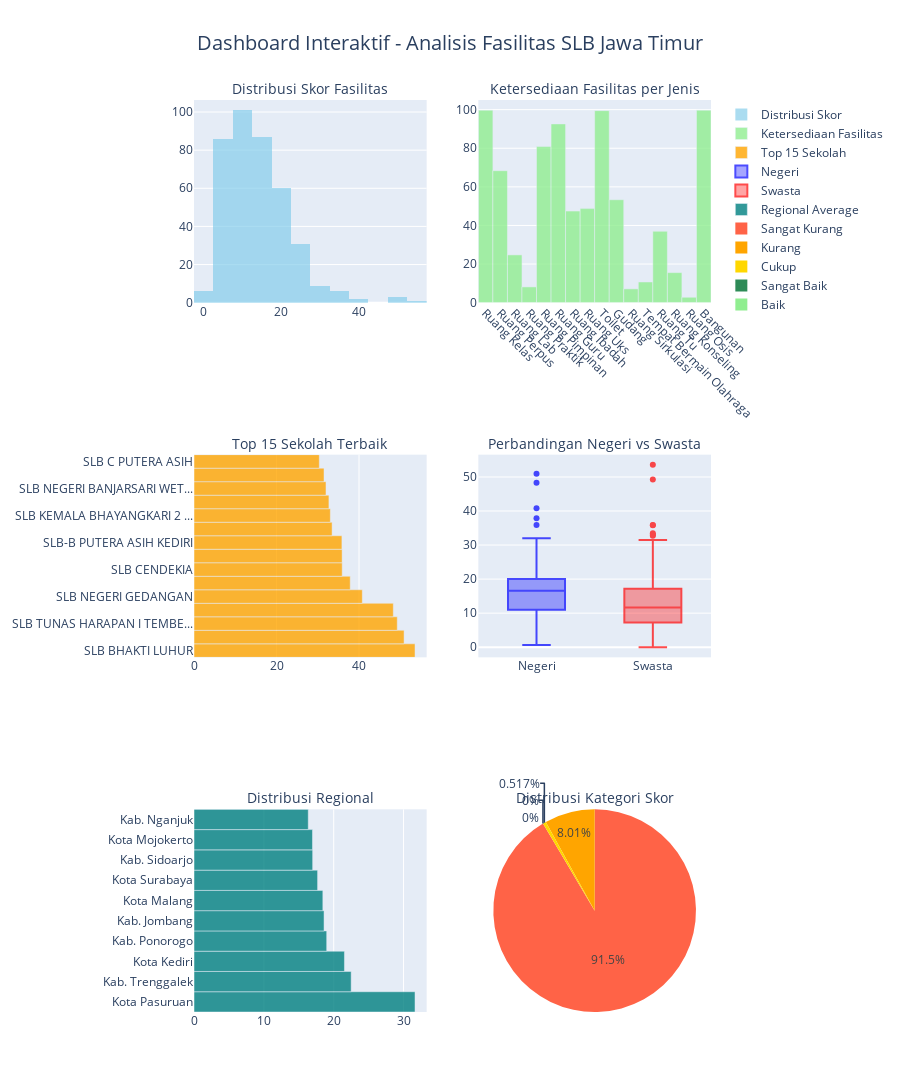

Notebook cell for this chart:
### Code cell
def create_interactive_dashboard(df_with_scores, facility_percentages):
    """Create interactive dashboard using Plotly"""
    
    # Create subplots with proper specs for pie chart
    fig = make_subplots(
        rows=3, cols=2,
        subplot_titles=('Distribusi Skor Fasilitas', 'Ketersediaan Fasilitas per Jenis',
                       'Top 15 Sekolah Terbaik', 'Perbandingan Negeri vs Swasta',
                       'Distribusi Regional', 'Distribusi Kategori Skor'),
        specs=[[{"secondary_y": False}, {"secondary_y": False}],
               [{"secondary_y": False}, {"secondary_y": False}],
               [{"secondary_y": False}, {"type": "pie"}]]  # Specify pie chart type
    )
    
    # 1. Score distribution histogram
    fig.add_trace(
        go.Histogram(x=df_with_scores['overall_facility_score'], 
                    name='Distribusi Skor', nbinsx=20,
                    marker_color='skyblue', opacity=0.7),
        row=1, col=1
    )
    
    # 2. Facility availability
    facility_names = [stats['facility_name'] for stats in facility_percentages.values()]
    availability_rates = [(stats['schools_with_facility']/stats['total_schools']*100) 
                         for stats in facility_percentages.values()]
    
    fig.add_trace(
        go.Bar(x=facility_names, y=availability_rates,
               name='Ketersediaan Fasilitas',
               marker_color='lightgreen', opacity=0.8),
        row=1, col=2
    )
    
    # 3. Top schools
    top_schools = df_with_scores.nlargest(15, 'overall_facility_score')
    school_names = [name[:25] + "..." if len(name) > 28 else name 
                   for name in top_schools['sekolah'].values]
    
    fig.add_trace(
        go.Bar(y=school_names, x=top_schools['overall_facility_score'],
               name='Top 15 Sekolah', orientation='h',
               marker_color='orange', opacity=0.8),
        row=2, col=1
    )
    
    # 4. Negeri vs Swasta box plot
    if 'df_negeri' in globals() and 'df_swasta' in globals():
        if len(df_negeri) > 0 and len(df_swasta) > 0:
            # Create comparison data
            comparison_data = []
            
            # Add Negeri data
            for score in df_negeri['overall_facility_score']:
                comparison_data.append({'Skor': score, 'Tipe': 'Negeri'})
            
            # Add Swasta data  
            for score in df_swasta['overall_facility_score']:
                comparison_data.append({'Skor': score, 'Tipe': 'Swasta'})
            
            comparison_df = pd.DataFrame(comparison_data)
            
            # Add box plots
            for tipe, color in [('Negeri', 'blue'), ('Swasta', 'red')]:
                data = comparison_df[comparison_df['Tipe'] == tipe]['Skor']
                fig.add_trace(
                    go.Box(y=data, name=tipe, marker_color=color, opacity=0.7),
                    row=2, col=2
                )
    else:
        # Fallback: show overall distribution
        fig.add_trace(
            go.Box(y=df_with_scores['overall_facility_score'], 
                   name='Semua Sekolah', marker_color='gray', opacity=0.7),
            row=2, col=2
        )
    
    # 5. Regional analysis
    if 'kabupaten/kota' in df_with_scores.columns:
        regional_avg = df_with_scores.groupby('kabupaten/kota')['overall_facility_score'].mean().sort_values(ascending=False)
        top_regions = regional_avg.head(10)
        
        fig.add_trace(
            go.Bar(x=top_regions.values, y=top_regions.index,
                   name='Regional Average', orientation='h',
                   marker_color='teal', opacity=0.8),
            row=3, col=1
        )
    else:
        # Fallback: show message or empty plot
        fig.add_trace(
            go.Scatter(x=[0], y=[0], mode='text', 
                      text=['Data Regional Tidak Tersedia'],
                      textfont={'size': 16, 'color': 'gray'}),
            row=3, col=1
        )
    
    # 6. Score distribution pie chart (now properly configured)
    score_ranges = [(90, 100, "Sangat Baik"), (75, 89, "Baik"), (50, 74, "Cukup"), 
                   (25, 49, "Kurang"), (0, 24, "Sangat Kurang")]
    
    categories = []
    counts = []
    colors = ['#2E8B57', '#90EE90', '#FFD700', '#FFA500', '#FF6347']  # Custom colors
    
    for min_score, max_score, category in score_ranges:
        count = len(df_with_scores[
            (df_with_scores['overall_facility_score'] >= min_score) & 
            (df_with_scores['overall_facility_score'] <= max_score)
        ])
        categories.append(category)
        counts.append(count)
    
    fig.add_trace(
        go.Pie(labels=categories, values=counts,
               name="Kategori Skor",
               marker_colors=colors),
        row=3, col=2
    )
    
    # Update layout with better formatting
    fig.update_layout(
        height=1200,
        title_text="Dashboard Interaktif - Analisis Fasilitas SLB Jawa Timur",
        title_x=0.5,
        title_font_size=20,
        showlegend=True,
        font=dict(size=12)
    )
    
    # Update x-axis labels for facility availability (rotate if needed)
    fig.update_xaxes(tickangle=45, row=1, col=2)
    
    # Update annotations for better readability
    fig.update_annotations(font_size=14)
    
    return fig

# Enhanced visualization creation with error handling
def create_enhanced_visualizations():
    """Create all visualizations with proper error handling"""
    
    try:
        # Check if required variables exist
        required_vars = ['df_with_scores', 'facility_percentages', 'df_negeri', 'df_swasta']
        missing_vars = [var for var in required_vars if var not in globals()]
        
        if missing_vars:
            print(f"Missing variables: {missing_vars}")
            print("Please run the previous analysis cells first.")
            return
        
        print("Creating comprehensive visualizations...")
        
        # Create comprehensive static visualizations
        comprehensive_fig = create_comprehensive_facility_visualizations(
            df_with_scores, facility_percentages, df_negeri, df_swasta
        )
        
        # Save the comprehensive visualization
        comprehensive_fig.savefig('comprehensive_facility_analysis.png', dpi=300, bbox_inches='tight')
        print("✅ Static visualization saved: comprehensive_facility_analysis.png")
        plt.show()
        
        # Create interactive dashboard with error handling
        try:
            interactive_fig = create_interactive_dashboard(df_with_scores, facility_percentages)
            
            # Save interactive dashboard
            interactive_fig.write_html("interactive_facility_dashboard.html")
            print("✅ Interactive dashboard saved: interactive_facility_dashboard.html")
            interactive_fig.show()
            
        except Exception as e:
            print(f"Error creating interactive dashboard: {e}")
            print("Static visualization was created successfully.")
        
        print("\n" + "="*80)
        print("VISUALISASI BERHASIL DIBUAT!")
        print("="*80)
        print("✅ comprehensive_facility_analysis.png - Visualisasi lengkap dalam format PNG")
        print("✅ interactive_facility_dashboard.html - Dashboard interaktif")
        print("\nVisualisasi mencakup:")
        print("📊 Distribusi skor fasilitas")
        print("📈 Perbandingan Negeri vs Swasta") 
        print("🗺️ Analisis regional")
        print("🏗️ Ketersediaan dan gap fasilitas")
        print("🔗 Korelasi antar fasilitas")
        print("🏆 Ranking sekolah terbaik")
        
    except Exception as e:
        print(f"Error in visualization creation: {e}")
        print("Please ensure all previous analysis steps have been completed successfully.")

# Run the enhanced visualization creation
create_enhanced_visualizations()

### Figure 1 — Plotly figure (JSON) as saved in the notebook; plotly's stock layout.template omitted (floating-point values rounded to 4 significant figures; data arrays with more than 128 entries replaced by an {"elided": "..."} marker saying what was removed)
{"data": [{"marker": {"color": "skyblue"}, "name": "Distribusi Skor", "nbinsx": 20, "opacity": 0.7, "type": "histogram", "x": {"elided": "392 float values"}, "xaxis": "x", "yaxis": "y"}, {"marker": {"color": "lightgreen"}, "name": "Ketersediaan Fasilitas", "opacity": 0.8, "type": "bar", "x": ["Ruang Kelas", "Ruang Perpus", "Ruang Lab", "Ruang Praktik", "Ruang Pimpinan", "Ruang Guru", "Ruang Ibadah", "Ruang Uks", "Toilet", "Gudang", "Ruang Sirkulasi", "Tempat Bermain Olahraga", "Ruang Tu", "Ruang Konseling", "Ruang Osis", "Bangunan"], "xaxis": "x2", "y": [99.74, 68.37, 24.74, 8.163, 80.87, 92.6, 47.45, 48.72, 99.49, 53.32, 7.143, 10.71, 36.99, 15.56, 2.806, 99.74], "yaxis": "y2"}, {"marker": {"color": "orange"}, "name": "Top 15 Sekolah", "opacity": 0.8, "orientation": "h", "type": "bar", "x": [53.58, 50.93, 49.27, 48.31, 40.8, 37.87, 35.93, 35.91, 35.86, 33.48, 33.05, 32.71, 32.0, 31.52, 30.37], "xaxis": "x3", "y": ["SLB BHAKTI LUHUR", "SLBN PEMBINA TINGKAT NASI...", "SLB TUNAS HARAPAN I TEMBE...", "SLB NEGERI 2 KOTA PASURUAN", "SLB NEGERI GEDANGAN", "SLB NEGERI 1 KOTA PASURUAN", "SLB CENDEKIA", "SLB  PGRI 3 CLURING", "SLB-B PUTERA ASIH KEDIRI", "SLB YPAC SURABAYA", "SLB KEMALA BHAYANGKARI 2 ...", "SMALB SISWA BUDHI", "SLB NEGERI BANJARSARI WET...", "SLB AL IKHSAN 1 BAGOR", "SLB C PUTERA ASIH"], "yaxis": "y3"}, {"marker": {"color": "blue"}, "name": "Negeri", "opacity": 0.7, "type": "box", "xaxis": "x4", "y": [17.7, 14.6, 35.91, 21.11, 11.15, 15.3, 22.45, 5.255, 11.02, 22.79, 4.419, 11.25, 9.839, 22.18, 9.359, 17.14, 16.76, 11.05, 0.668, 8.665, 20.75, 16.62, 22.21, 29.07, 16.01, 13.64, 6.74, 10.81, 16.52, 12.66, 20.03, 8.099, 18.71, 19.49, 32.0, 9.899, 28.16, 23.21, 17.85, 50.93, 18.98, 19.27, 9.437, 23.3, 6.567, 19.48, 13.08, 11.37, 16.8, 10.73, 18.14, 14.51, 19.97, 3.066, 11.36, 12.23, 25.67, 15.4, 4.948, 19.45, 18.0, 5.883, 17.3, 9.386, 40.8, 14.27, 26.8, 17.82, 11.41, 26.04, 18.33, 21.04, 10.95, 16.7, 14.76, 6.908, 14.68, 25.8, 16.62, 18.12, 20.94, 16.78, 18.28, 5.78, 4.738, 29.65, 19.87, 10.94, 7.811, 12.23, 16.19, 14.7, 8.741, 37.87, 48.31], "yaxis": "y4"}, {"marker": {"color": "red"}, "name": "Swasta", "opacity": 0.7, "type": "box", "xaxis": "x4", "y": {"elided": "297 float values"}, "yaxis": "y4"}, {"marker": {"color": "teal"}, "name": "Regional Average", "opacity": 0.8, "orientation": "h", "type": "bar", "x": [31.64, 22.5, 21.54, 19.0, 18.62, 18.45, 17.69, 16.99, 16.96, 16.36], "xaxis": "x5", "y": ["Kota Pasuruan", "Kab. Trenggalek", "Kota Kediri", "Kab. Ponorogo", "Kab. Jombang", "Kota Malang", "Kota Surabaya", "Kab. Sidoarjo", "Kota Mojokerto", "Kab. Nganjuk"], "yaxis": "y5"}, {"domain": {"x": [0.55, 1], "y": [0, 0.2222]}, "labels": ["Sangat Baik", "Baik", "Cukup", "Kurang", "Sangat Kurang"], "marker": {"colors": ["#2E8B57", "#90EE90", "#FFD700", "#FFA500", "#FF6347"]}, "name": "Kategori Skor", "type": "pie", "values": [0, 0, 2, 31, 354]}], "layout": {"annotations": [{"font": {"size": 14}, "showarrow": false, "text": "Distribusi Skor Fasilitas", "x": 0.225, "xanchor": "center", "xref": "paper", "y": 1, "yanchor": "bottom", "yref": "paper"}, {"font": {"size": 14}, "showarrow": false, "text": "Ketersediaan Fasilitas per Jenis", "x": 0.775, "xanchor": "center", "xref": "paper", "y": 1, "yanchor": "bottom", "yref": "paper"}, {"font": {"size": 14}, "showarrow": false, "text": "Top 15 Sekolah Terbaik", "x": 0.225, "xanchor": "center", "xref": "paper", "y": 0.6111, "yanchor": "bottom", "yref": "paper"}, {"font": {"size": 14}, "showarrow": false, "text": "Perbandingan Negeri vs Swasta", "x": 0.775, "xanchor": "center", "xref": "paper", "y": 0.6111, "yanchor": "bottom", "yref": "paper"}, {"font": {"size": 14}, "showarrow": false, "text": "Distribusi Regional", "x": 0.225, "xanchor": "center", "xref": "paper", "y": 0.2222, "yanchor": "bottom", "yref": "paper"}, {"font": {"size": 14}, "showarrow": false, "text": "Distribusi Kategori Skor", "x": 0.775, "xanchor": "center", "xref": "paper", "y": 0.2222, "yanchor": "bottom", "yref": "paper"}], "font": {"size": 12}, "height": 1200, "showlegend": true, "title": {"font": {"size": 20}, "text": "Dashboard Interaktif - Analisis Fasilitas SLB Jawa Timur", "x": 0.5}, "xaxis": {"anchor": "y", "domain": [0, 0.45]}, "xaxis2": {"anchor": "y2", "domain": [0.55, 1], "tickangle": 45}, "xaxis3": {"anchor": "y3", "domain": [0, 0.45]}, "xaxis4": {"anchor": "y4", "domain": [0.55, 1]}, "xaxis5": {"anchor": "y5", "domain": [0, 0.45]}, "yaxis": {"anchor": "x", "domain": [0.7778, 1]}, "yaxis2": {"anchor": "x2", "domain": [0.7778, 1]}, "yaxis3": {"anchor": "x3", "domain": [0.3889, 0.6111]}, "yaxis4": {"anchor": "x4", "domain": [0.3889, 0.6111]}, "yaxis5": {"anchor": "x5", "domain": [0, 0.2222]}}}
